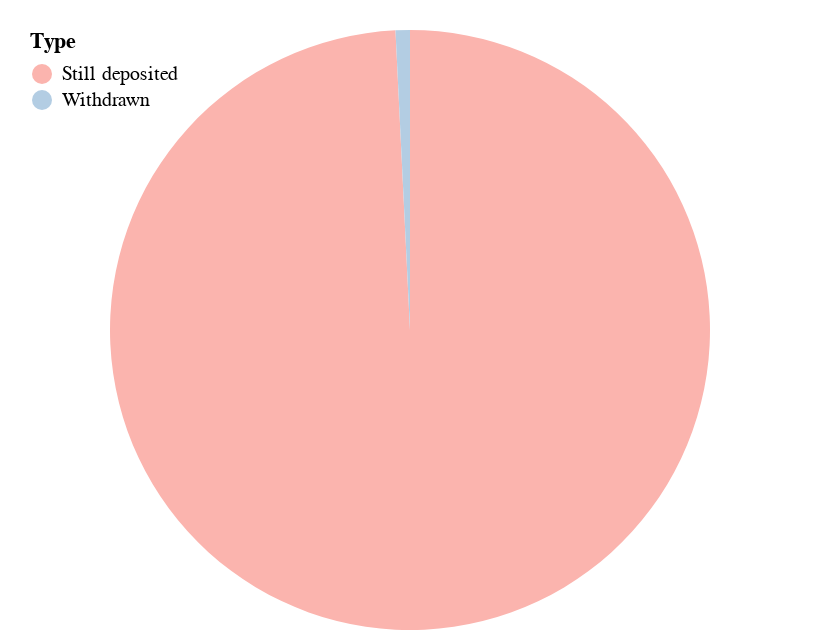

The code cell stored with this chart in its notebook:
### Code cell
alt.Chart(df).mark_arc().encode(
    theta=alt.Theta(field="UST", type="quantitative"),
    color=alt.Color(field="Type", type="nominal",
            scale=alt.Scale(scheme='pastel1'),
            legend=alt.Legend(
            orient='none',
            padding=10,
            legendY=-10,
            direction='vertical'))
).configure_view(strokeOpacity=0)

### Figure 1 — Vega-Lite specification as saved in the notebook (floating-point values rounded to 4 significant figures)
{"config": {"view": {"continuousWidth": 400, "continuousHeight": 300, "strokeOpacity": 0}}, "data": {"name": "data-579e7bed34c842834448d85aa80dc965"}, "mark": "arc", "encoding": {"color": {"field": "Type", "legend": {"direction": "vertical", "legendY": -10, "orient": "none", "padding": 10}, "scale": {"scheme": "pastel1"}, "type": "nominal"}, "theta": {"field": "UST", "type": "quantitative"}}, "$schema": "https://vega.github.io/schema/vega-lite/v4.17.0.json", "datasets": {"data-579e7bed34c842834448d85aa80dc965": [{"UST": 25050000.0, "Type": "Still deposited"}, {"UST": 194700.0, "Type": "Withdrawn"}]}}
